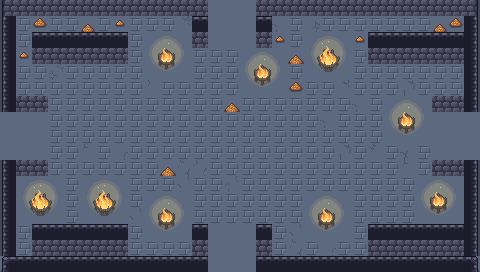

The image is a tile-based game level rendered from a .tmx file. Its description and source (layers, tilesets, objects; grid data summarised) follow:
An orthogonal 30x17 tile map with 16x16 px tiles, 6 tile layers (ground, dressing, decor, walls, ...), 5 tilesets and 12 objects (5x ENTRY, 5x ENEMY, 2x PROP).

<map version="1.10" tiledversion="1.10.2" orientation="orthogonal" renderorder="right-down" width="30" height="17" tilewidth="16" tileheight="16" infinite="0" nextlayerid="8" nextobjectid="13">
 <tileset firstgid="1" name="wall" tilewidth="16" tileheight="16" tilecount="493" columns="17">
  <image source="../../../gfx/tiles/cove/walls_floor.png" width="272" height="464" />
 </tileset>
 <tileset firstgid="494" name="cracks" tilewidth="16" tileheight="16" tilecount="120" columns="8">
  <image source="../../../gfx/tiles/cove/cracks_floor.png" width="128" height="240" />
 </tileset>
 <tileset firstgid="614" name="wallcracks" tilewidth="16" tileheight="16" tilecount="256" columns="8">
  <image source="../../../gfx/tiles/cove/cracks_walls.png" width="128" height="512" />
 </tileset>
 <tileset firstgid="870" name="objects" tilewidth="16" tileheight="16" tilecount="216" columns="24">
  <image source="../../../gfx/tiles/cove/objects.png" width="384" height="144" />
 </tileset>
 <tileset firstgid="1086" name="fire" tilewidth="16" tileheight="16" tilecount="198" columns="11">
  <image source="../../../gfx/tiles/cove/fire.png" width="176" height="288" />
  <tile id="0">
   <animation>
    <frame tileid="0" duration="150" />
    <frame tileid="33" duration="150" />
    <frame tileid="66" duration="150" />
    <frame tileid="99" duration="150" />
    <frame tileid="132" duration="150" />
    <frame tileid="165" duration="150" />
   </animation>
  </tile>
  <tile id="1">
   <animation>
    <frame tileid="1" duration="150" />
    <frame tileid="34" duration="150" />
    <frame tileid="67" duration="150" />
    <frame tileid="100" duration="150" />
    <frame tileid="133" duration="150" />
    <frame tileid="166" duration="150" />
   </animation>
  </tile>
  <tile id="2">
   <animation>
    <frame tileid="2" duration="150" />
    <frame tileid="35" duration="150" />
    <frame tileid="68" duration="150" />
    <frame tileid="101" duration="150" />
    <frame tileid="134" duration="150" />
    <frame tileid="167" duration="150" />
   </animation>
  </tile>
  <tile id="3">
   <animation>
    <frame tileid="3" duration="150" />
    <frame tileid="36" duration="150" />
    <frame tileid="69" duration="150" />
    <frame tileid="102" duration="150" />
    <frame tileid="135" duration="150" />
    <frame tileid="168" duration="150" />
   </animation>
  </tile>
  <tile id="4">
   <animation>
    <frame tileid="4" duration="150" />
    <frame tileid="37" duration="150" />
    <frame tileid="70" duration="150" />
    <frame tileid="103" duration="150" />
    <frame tileid="136" duration="150" />
    <frame tileid="169" duration="150" />
   </animation>
  </tile>
  <tile id="5">
   <animation>
    <frame tileid="5" duration="150" />
    <frame tileid="38" duration="150" />
    <frame tileid="71" duration="150" />
    <frame tileid="104" duration="150" />
    <frame tileid="137" duration="150" />
    <frame tileid="170" duration="150" />
   </animation>
  </tile>
  <tile id="6">
   <animation>
    <frame tileid="6" duration="150" />
    <frame tileid="39" duration="150" />
    <frame tileid="72" duration="150" />
    <frame tileid="105" duration="150" />
    <frame tileid="138" duration="150" />
    <frame tileid="171" duration="150" />
   </animation>
  </tile>
  <tile id="7">
   <animation>
    <frame tileid="7" duration="150" />
    <frame tileid="40" duration="150" />
    <frame tileid="73" duration="150" />
    <frame tileid="106" duration="150" />
    <frame tileid="139" duration="150" />
    <frame tileid="172" duration="150" />
   </animation>
  </tile>
  <tile id="8">
   <animation>
    <frame tileid="8" duration="150" />
    <frame tileid="41" duration="150" />
    <frame tileid="74" duration="150" />
    <frame tileid="107" duration="150" />
    <frame tileid="140" duration="150" />
    <frame tileid="173" duration="150" />
   </animation>
  </tile>
  <tile id="9">
   <animation>
    <frame tileid="9" duration="150" />
    <frame tileid="42" duration="150" />
    <frame tileid="75" duration="150" />
    <frame tileid="108" duration="150" />
    <frame tileid="141" duration="150" />
    <frame tileid="174" duration="150" />
   </animation>
  </tile>
  <tile id="10">
   <animation>
    <frame tileid="10" duration="150" />
    <frame tileid="43" duration="150" />
    <frame tileid="76" duration="150" />
    <frame tileid="109" duration="150" />
    <frame tileid="142" duration="150" />
    <frame tileid="175" duration="150" />
   </animation>
  </tile>
  <tile id="11">
   <animation>
    <frame tileid="11" duration="150" />
    <frame tileid="44" duration="150" />
    <frame tileid="77" duration="150" />
    <frame tileid="110" duration="150" />
    <frame tileid="143" duration="150" />
    <frame tileid="176" duration="150" />
   </animation>
  </tile>
  <tile id="12">
   <animation>
    <frame tileid="12" duration="150" />
    <frame tileid="45" duration="150" />
    <frame tileid="78" duration="150" />
    <frame tileid="111" duration="150" />
    <frame tileid="144" duration="150" />
    <frame tileid="177" duration="150" />
   </animation>
  </tile>
  <tile id="13">
   <animation>
    <frame tileid="13" duration="150" />
    <frame tileid="46" duration="150" />
    <frame tileid="79" duration="150" />
    <frame tileid="112" duration="150" />
    <frame tileid="145" duration="150" />
    <frame tileid="178" duration="150" />
   </animation>
  </tile>
  <tile id="14">
   <animation>
    <frame tileid="14" duration="150" />
    <frame tileid="47" duration="150" />
    <frame tileid="80" duration="150" />
    <frame tileid="113" duration="150" />
    <frame tileid="146" duration="150" />
    <frame tileid="179" duration="150" />
   </animation>
  </tile>
  <tile id="15">
   <animation>
    <frame tileid="15" duration="150" />
    <frame tileid="48" duration="150" />
    <frame tileid="81" duration="150" />
    <frame tileid="114" duration="150" />
    <frame tileid="147" duration="150" />
    <frame tileid="180" duration="150" />
   </animation>
  </tile>
  <tile id="16">
   <animation>
    <frame tileid="16" duration="150" />
    <frame tileid="49" duration="150" />
    <frame tileid="82" duration="150" />
    <frame tileid="115" duration="150" />
    <frame tileid="148" duration="150" />
    <frame tileid="181" duration="150" />
   </animation>
  </tile>
  <tile id="17">
   <animation>
    <frame tileid="17" duration="150" />
    <frame tileid="50" duration="150" />
    <frame tileid="83" duration="150" />
    <frame tileid="116" duration="150" />
    <frame tileid="149" duration="150" />
    <frame tileid="182" duration="150" />
   </animation>
  </tile>
  <tile id="18">
   <animation>
    <frame tileid="18" duration="150" />
    <frame tileid="51" duration="150" />
    <frame tileid="84" duration="150" />
    <frame tileid="117" duration="150" />
    <frame tileid="150" duration="150" />
    <frame tileid="183" duration="150" />
   </animation>
  </tile>
  <tile id="19">
   <animation>
    <frame tileid="19" duration="150" />
    <frame tileid="52" duration="150" />
    <frame tileid="85" duration="150" />
    <frame tileid="118" duration="150" />
    <frame tileid="151" duration="150" />
    <frame tileid="184" duration="150" />
   </animation>
  </tile>
  <tile id="20">
   <animation>
    <frame tileid="20" duration="150" />
    <frame tileid="53" duration="150" />
    <frame tileid="86" duration="150" />
    <frame tileid="119" duration="150" />
    <frame tileid="152" duration="150" />
    <frame tileid="185" duration="150" />
   </animation>
  </tile>
  <tile id="21">
   <animation>
    <frame tileid="21" duration="150" />
    <frame tileid="54" duration="150" />
    <frame tileid="87" duration="150" />
    <frame tileid="120" duration="150" />
    <frame tileid="153" duration="150" />
    <frame tileid="186" duration="150" />
   </animation>
  </tile>
  <tile id="22">
   <animation>
    <frame tileid="22" duration="150" />
    <frame tileid="55" duration="150" />
    <frame tileid="88" duration="150" />
    <frame tileid="121" duration="150" />
    <frame tileid="154" duration="150" />
    <frame tileid="187" duration="150" />
   </animation>
  </tile>
  <tile id="23">
   <animation>
    <frame tileid="23" duration="150" />
    <frame tileid="56" duration="150" />
    <frame tileid="89" duration="150" />
    <frame tileid="122" duration="150" />
    <frame tileid="155" duration="150" />
    <frame tileid="188" duration="150" />
   </animation>
  </tile>
  <tile id="24">
   <animation>
    <frame tileid="24" duration="150" />
    <frame tileid="57" duration="150" />
    <frame tileid="90" duration="150" />
    <frame tileid="123" duration="150" />
    <frame tileid="156" duration="150" />
    <frame tileid="189" duration="150" />
   </animation>
  </tile>
  <tile id="25">
   <animation>
    <frame tileid="25" duration="150" />
    <frame tileid="58" duration="150" />
    <frame tileid="91" duration="150" />
    <frame tileid="124" duration="150" />
    <frame tileid="157" duration="150" />
    <frame tileid="190" duration="150" />
   </animation>
  </tile>
  <tile id="26">
   <animation>
    <frame tileid="26" duration="150" />
    <frame tileid="59" duration="150" />
    <frame tileid="92" duration="150" />
    <frame tileid="125" duration="150" />
    <frame tileid="158" duration="150" />
    <frame tileid="191" duration="150" />
   </animation>
  </tile>
  <tile id="27">
   <animation>
    <frame tileid="27" duration="150" />
    <frame tileid="60" duration="150" />
    <frame tileid="93" duration="150" />
    <frame tileid="126" duration="150" />
    <frame tileid="159" duration="150" />
    <frame tileid="192" duration="150" />
   </animation>
  </tile>
  <tile id="28">
   <animation>
    <frame tileid="28" duration="150" />
    <frame tileid="61" duration="150" />
    <frame tileid="94" duration="150" />
    <frame tileid="127" duration="150" />
    <frame tileid="160" duration="150" />
    <frame tileid="193" duration="150" />
   </animation>
  </tile>
  <tile id="29">
   <animation>
    <frame tileid="29" duration="150" />
    <frame tileid="62" duration="150" />
    <frame tileid="95" duration="150" />
    <frame tileid="128" duration="150" />
    <frame tileid="161" duration="150" />
    <frame tileid="194" duration="150" />
   </animation>
  </tile>
  <tile id="30">
   <animation>
    <frame tileid="30" duration="150" />
    <frame tileid="63" duration="150" />
    <frame tileid="96" duration="150" />
    <frame tileid="129" duration="150" />
    <frame tileid="162" duration="150" />
    <frame tileid="195" duration="150" />
   </animation>
  </tile>
  <tile id="31">
   <animation>
    <frame tileid="31" duration="150" />
    <frame tileid="64" duration="150" />
    <frame tileid="97" duration="150" />
    <frame tileid="130" duration="150" />
    <frame tileid="163" duration="150" />
    <frame tileid="196" duration="150" />
   </animation>
  </tile>
  <tile id="32">
   <animation>
    <frame tileid="32" duration="150" />
    <frame tileid="65" duration="150" />
    <frame tileid="98" duration="150" />
    <frame tileid="131" duration="150" />
    <frame tileid="164" duration="150" />
    <frame tileid="197" duration="150" />
   </animation>
  </tile>
 </tileset>
 <layer id="1" name="ground" width="30" height="17">
  <data>[510 cells, 510 non-empty, 1 distinct tile ids]</data>
 </layer>
 <layer id="2" name="dressing" width="30" height="17">
  <data>[510 cells, 332 non-empty, 45 distinct tile ids]</data>
 </layer>
 <layer id="3" name="decor" width="30" height="17">
  <data>[510 cells, 0 non-empty, 0 distinct tile ids]</data>
 </layer>
 <layer id="4" name="walls" width="30" height="17">
  <data>[510 cells, 78 non-empty, 8 distinct tile ids]</data>
 </layer>
 <layer id="5" name="props" width="30" height="17">
  <data>[510 cells, 73 non-empty, 4 distinct tile ids]</data>
 </layer>
 <layer id="6" name="overhead" width="30" height="17">
  <data>[510 cells, 0 non-empty, 0 distinct tile ids]</data>
 </layer>
 <objectgroup id="7" name="spawns">
  <object id="1" name="UP" type="ENTRY" x="232" y="24" />
  <object id="2" name="DOWN" type="ENTRY" x="232" y="248" />
  <object id="3" name="LEFT" type="ENTRY" x="24" y="136" />
  <object id="4" name="RIGHT" type="ENTRY" x="456" y="136" />
  <object id="5" name="" type="ENTRY" x="248" y="136" />
  <object id="6" name="" type="ENEMY" x="360" y="184" />
  <object id="7" name="" type="ENEMY" x="232" y="88" />
  <object id="8" name="" type="ENEMY" x="168" y="136" />
  <object id="9" name="" type="ENEMY" x="104" y="88" />
  <object id="10" name="" type="ENEMY" x="232" y="184" />
  <object id="11" name="torch" type="PROP" x="56" y="264" />
  <object id="12" name="torch" type="PROP" x="424" y="264" />
 </objectgroup>
</map>
